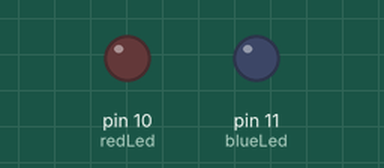
This sketch was run on a simulated Arduino Uno, built with avr-gcc and run on an emulated ATmega328P. On the bench: output pins drawn as LEDs (lit = HIGH).

Above: at 0.1 s.
At 36.0 s:
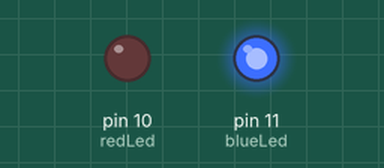
Timing chart, 0 to 39.5 s (numbered marks = the images above):
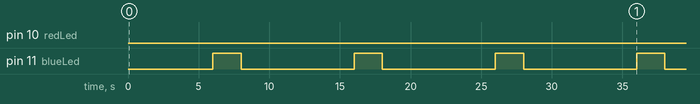

The sketch:

ArduinoThread.ino
```cpp
/*
  Developer: Carlos Roberto Giancristóforo
  Date: 05/2017
  Description: Threads are used to start or stop functions at the same time.
               In this sample, Arduino will blink the red led every 60s and the blue led every 6s.
  Highlights: Do not forget to set COM/TTY and board accordingly.
  Version: 1.0
*/
#include <Thread.h>

int redLed = 10;
int blueLed = 11;
//Instance the Threads
Thread nThread = Thread();
Thread mThread = Thread();

void setup() {
  Serial.begin(9600);
  pinMode(redLed, OUTPUT);
  pinMode(blueLed, OUTPUT);

  //Calling the Thread on Setup
  nThread.onRun(RedLedStarter);
  nThread.setInterval(60000);
  mThread.onRun(BlueLedStarter);
  mThread.setInterval(6000);
}
void RedLedStarter() {
  digitalWrite(redLed, HIGH);
  delay(2000);
  digitalWrite(redLed, LOW);
  delay(2000);
}
void BlueLedStarter() {
  digitalWrite(blueLed, HIGH);
  delay(2000);
  digitalWrite(blueLed, LOW);
  delay(2000);
}
void loop() {
  if (nThread.shouldRun())
    nThread.run();
  if (mThread.shouldRun())
    mThread.run();
}
```

Measured:
- by itself, pin 11 (blueLed): alternates HIGH for 2.0 s and LOW for 8.0 s
